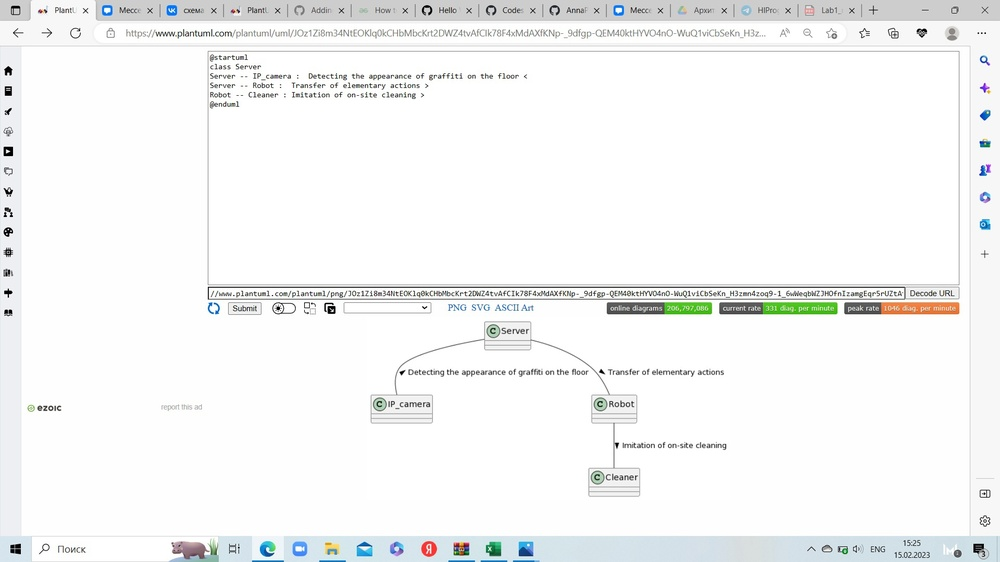
//> input picture scrinconmodel.jpg, 1000 x 562 px, shrunk from 1920 x 1080 before the run, given in place of the camera
$ ./Source   (built with g++ and OpenCV 4)
//> lines starting //> are read from the running program, lines starting //| are printed output that depends on the picture; after the words box and inside, x2 and y2 are one past the last pixel; in counts of white or black regions, pixels touching at a corner belong together
#include <iostream>
#include "opencv2/highgui/highgui.hpp"
#include "opencv2/imgproc/imgproc.hpp"

using namespace cv;
using namespace std;

int main(int argc, char** argv)
{
    VideoCapture cap(0); //capture the video from web cam

    if (!cap.isOpened())  // if not success, exit program
    {
        cout << "Cannot open the web cam" << endl;
        return -1;
    }

    namedWindow("Control", WINDOW_AUTOSIZE); //create a window called "Control"

    int iLowH = 0;
    int iHighH = 179;

    int iLowS = 0;
    int iHighS = 255;

    int iLowV = 0;
    int iHighV = 255;

    //Create trackbars in "Control" window
    createTrackbar("LowH", "Control", &iLowH, 160); //Hue (0 - 179)
//> slider 'LowH' is set to 32
    createTrackbar("HighH", "Control", &iHighH, 179);

    createTrackbar("LowS", "Control", &iLowS, 255); //Saturation (0 - 255)
//> slider 'LowS' is set to 51
    createTrackbar("HighS", "Control", &iHighS, 255);

    createTrackbar("LowV", "Control", &iLowV, 255); //Value (0 - 255)
//> slider 'LowV' is set to 51
    createTrackbar("HighV", "Control", &iHighV, 255);

    while (true)
    {
        Mat imgOriginal;

        bool bSuccess = cap.read(imgOriginal); // read a new frame from video
//> imgOriginal is the input picture: 562 rows x 1000 cols, CV_8UC3; mean B, G, R 245.4, 245.5, 244.6

        if (!bSuccess) //if not success, break loop
        {
            cout << "Cannot read a frame from video stream" << endl;
            break;
        }

        Mat imgHSV;

        cvtColor(imgOriginal, imgHSV, COLOR_BGR2HSV); //Convert the captured frame from BGR to HSV
//> imgHSV: 562 rows x 1000 cols, CV_8UC3; mean H, S, V 12.6, 3.1, 246.3

        Mat imgThresholded;

        inRange(imgHSV, Scalar(iLowH, iLowS, iLowV), Scalar(iHighH, iHighS, iHighV), imgThresholded); //Threshold the image
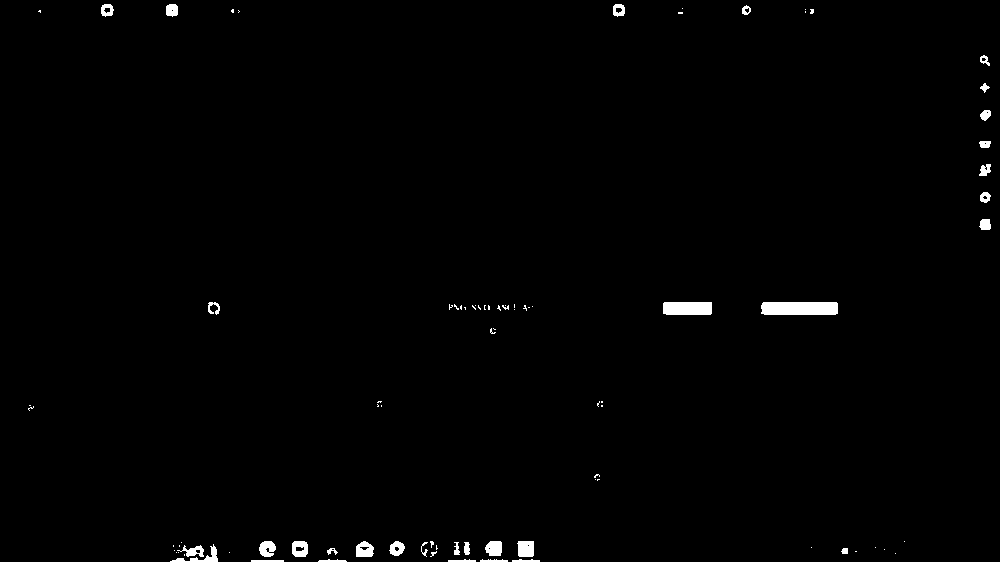
//> imgThresholded: 562 rows x 1000 cols, CV_8UC1; 0.92% white; 87 white regions (55 under 20 px), largest, box (x1, y1, x2, y2) and area: (761, 302, 838, 315) 988, (663, 302, 712, 315) 632, (517, 541, 534, 557) 254

        //morphological opening (remove small objects from the foreground)
        erode(imgThresholded, imgThresholded, getStructuringElement(MORPH_ELLIPSE, Size(5, 5)));
        dilate(imgThresholded, imgThresholded, getStructuringElement(MORPH_ELLIPSE, Size(5, 5)));

        //morphological closing (fill small holes in the foreground)
        dilate(imgThresholded, imgThresholded, getStructuringElement(MORPH_ELLIPSE, Size(5, 5)));
        erode(imgThresholded, imgThresholded, getStructuringElement(MORPH_ELLIPSE, Size(5, 5)));
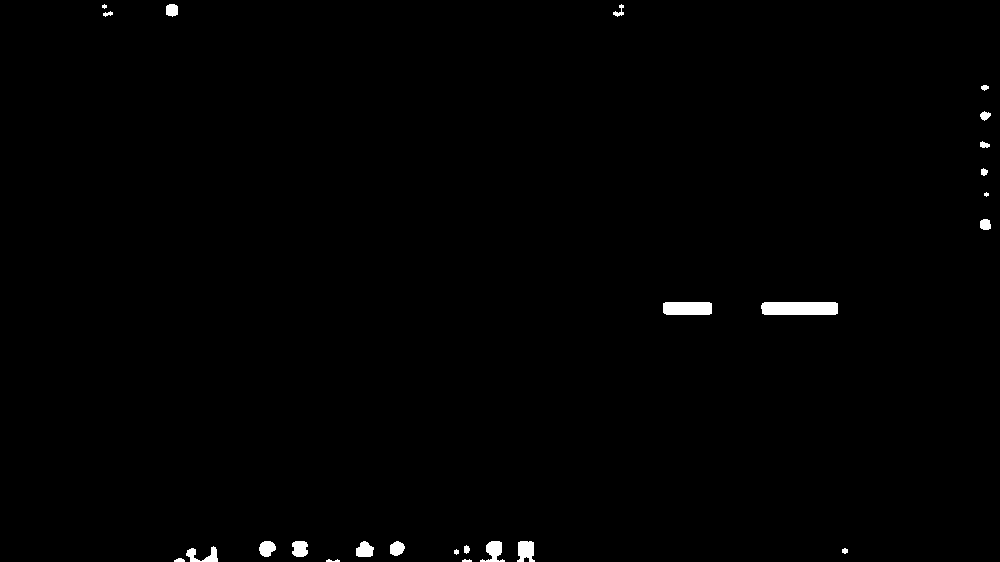
//> imgThresholded: 562 rows x 1000 cols, CV_8UC1; 0.71% white; 25 white regions (2 under 20 px), largest, box (x1, y1, x2, y2) and area: (761, 302, 838, 315) 984, (663, 302, 712, 315) 627, (517, 541, 535, 562) 300

        imshow("Thresholded Image", imgThresholded); //show the thresholded image
        imshow("Original", imgOriginal); //show the original image

        if (waitKey(30) == 27) //wait for 'esc' key press for 30ms. If 'esc' key is pressed, break loop
//> the Esc key is pressed
        {
            cout << "esc key is pressed by user" << endl;
            break;
        }
    }

    return 0;

}

$ run again, on use-case.jpg
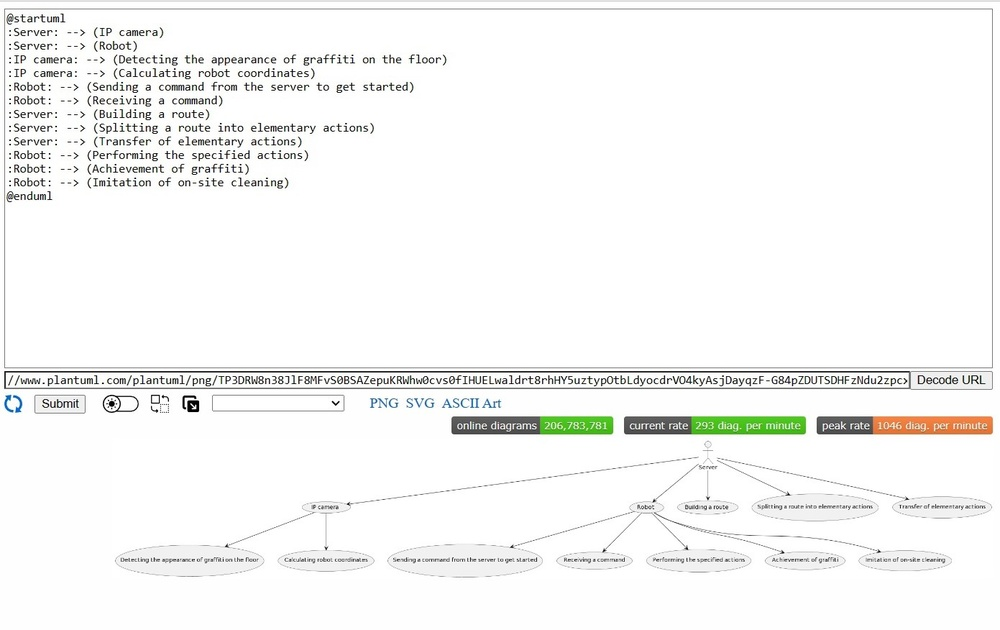
//> input picture use-case.jpg, 1000 x 630 px, shrunk from 1391 x 876 before the run, given in place of the camera
//> imgOriginal is the input picture: 630 rows x 1000 cols, CV_8UC3; mean B, G, R 245.3, 246.3, 246
//> imgHSV: 630 rows x 1000 cols, CV_8UC3; mean H, S, V 7.7, 2.2, 246.7
//> `inRange(imgHSV, Scalar(iLowH, iLowS, iLowV), Scalar(iHighH, iHighS, iH..`:
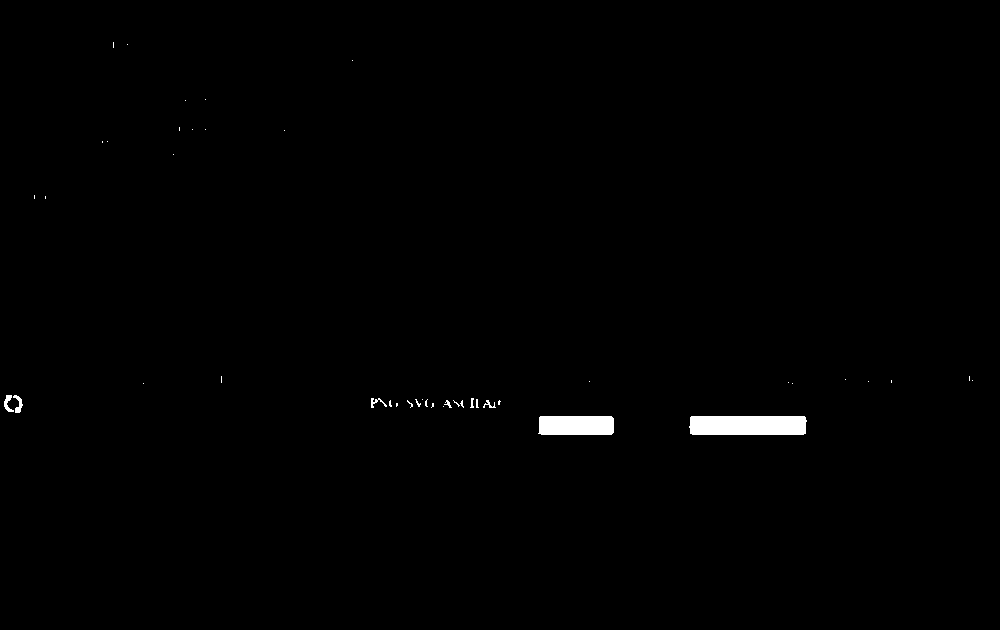
//> imgThresholded: 630 rows x 1000 cols, CV_8UC1; 0.65% white; 44 white regions (36 under 20 px), largest, box (x1, y1, x2, y2) and area: (689, 416, 807, 435) 2202, (538, 416, 614, 435) 1417, (13, 395, 23, 413) 85
//> `dilate(imgThresholded, imgThresholded, getStructuringElement(MORPH_ELL..`:
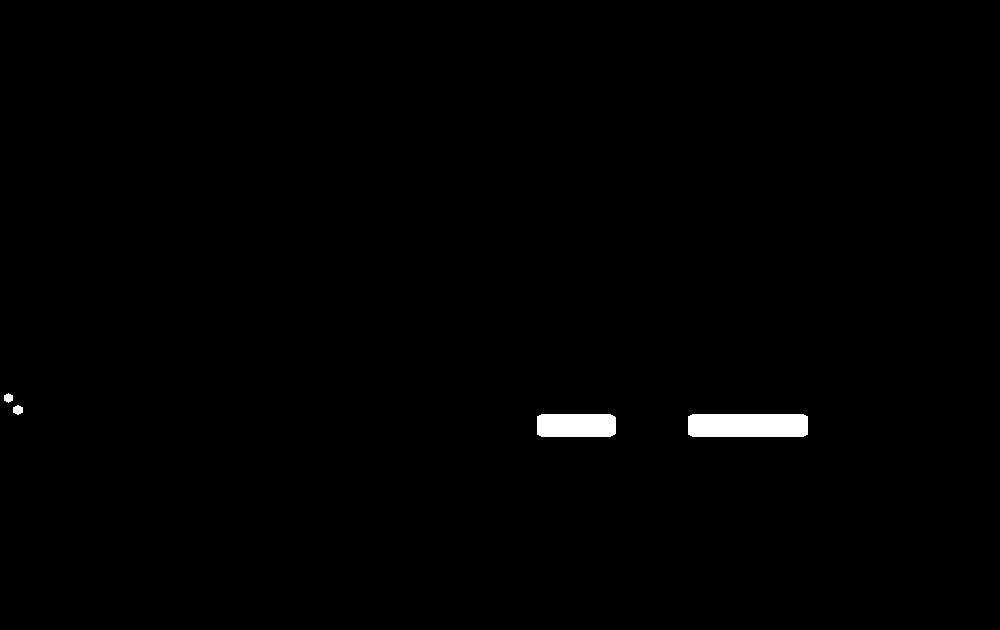
//> imgThresholded: 630 rows x 1000 cols, CV_8UC1; 0.74% white; 4 white regions, box (x1, y1, x2, y2) and area: (688, 414, 808, 437) 2736, (537, 414, 616, 437) 1787, (13, 405, 23, 415) 76, (4, 393, 13, 403) 66
